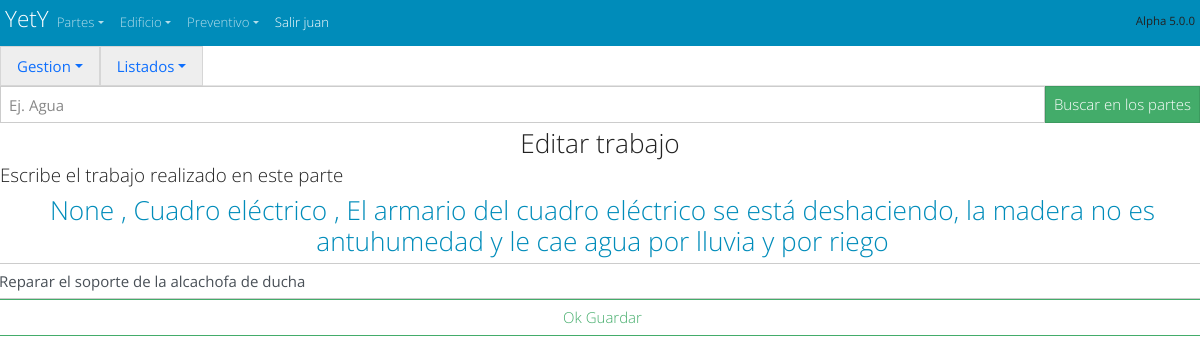
The page /partes/trabajo/579/579 (signed in) on the database its author committed.
### partes/models.py (models this page shows, shortened)
class Ot_Parte(models.Model):
    num_ot=models.AutoField(primary_key=True, verbose_name='numero de Ot', help_text="numero de orden de trabajo")
    ubicacion_ot=models.ForeignKey('Ot_Ubicaciones',max_length=30,verbose_name='Ubicación', help_text="Numero de Habitación o ubicación",on_delete=models.SET_NULL,null=True)
    elemento_ot =models.ForeignKey('Ot_Elementos',  max_length=30,verbose_name='Elemento',  help_text="Elemento, Objeto o Aparato",      on_delete=models.SET_NULL,null=True)
    descripcion_ot=models.CharField(max_length=300,verbose_name='Descripción', help_text="Descripción del problema")
    fecha_ot=models.DateField(auto_now_add=True,verbose_name='Fecha del parte')
    fecha_hora_cambio_ot=models.DateTimeField(auto_now=True,verbose_name='Fecha y hora del ultimo cambio')
    fecha_hora_terminado_ot=models.DateTimeField(null=True,blank=True, verbose_name='Fecha y hora de la terminacion del parte', )
    PRIORIDADES=(('1','Urgente') ,('2','Provoca daños') , ('3','Molesta al cliente' ), ('4', 'Mala imagen' ),('5','Legal'))
    prioridad_ot=models.CharField(max_length=30, blank=True, default='1',choices=PRIORIDADES)
    ESTADOS_DE_OT=[ ('Pendiente','Pendiente'),('En Curso','En Curso'),('Terminado','Terminado'), ("Inversion","Inversion"), ('En espera','En espera'), ("Otro","Otro")]
    estado_ot=models.CharField (max_length=30,default='Pendiente', choices=ESTADOS_DE_OT)
    RECURSOS_PROP_O_EXT=[('Propios','Recursos Propios'), ('externos','Recursos externos'),('mixtos','mixtos') ]
    recursos_ot=models.CharField (max_length=30,default='Propios', choices=RECURSOS_PROP_O_EXT)#(Recursos propios o externos)
    etiqueta_ot=models.CharField( default='',blank=True, max_length=30,help_text="Poner una etiqueta a este parte")
    notas_ot=models.CharField(default='',max_length=30, blank=True, help_text="Poner una nota a este parte") #        falta por definir (Nota para relacionar)
    CORRECTIVO_PREVENTIVO_LEGAL_SERVICIO=[('Correctivo','Correctivo'),('Preventivo','Preventivo'),('Legal','Legal'),('Servicio o Ayuda','Servicio o Ayuda'),('Atencion cliente','Atencion cliente')]
    tipo_aviso_ot=models.CharField(max_length=30,default='Correctivo',choices=CORRECTIVO_PREVENTIVO_LEGAL_SERVICIO) # correctivo, preventivo, servicio
    Usuario_ot=models.ForeignKey(User,related_name="Usuario_ot",default=1,on_delete=models.SET_NULL, null=True,blank=True,help_text="usuario que ha hecho este parte")
    Tecnico_ot=models.ForeignKey(User,related_name="Tecnico_ot",default=1,on_delete=models.SET_NULL, null=True,blank=True, help_text="Tecnico que tiene este parte")
    Tecnico_fin_parte_ot=models.ForeignKey(User,related_name="Tecnico_fin_parte_ot",default=1,on_delete=models.SET_NULL, null=True,blank=True,  help_text="Tecnico que tiene este parte")
    borrame_ot=models.CharField(default='',max_length=30, blank=True, help_text="Poner una nota a este parte") #        falta por definir (Nota para relacionar)
    class Meta:
        ordering = ["-num_ot"]

class Ot_Elementos(models.Model):
    elemento_el=models.CharField(primary_key=True, max_length=30)
    elemento_en_hab=models.BooleanField(default= False,  verbose_name='Está en hab?',  help_text="Está en hab?")
    elemento_en_AyB=models.BooleanField(default= False,  verbose_name='Está en AyB?',  help_text="Está en AyB?")
    elemento_en_varios=models.BooleanField(default= False,  verbose_name='Está en varios?',  help_text="Está en varios?")
    class Meta:
        ordering = ["elemento_el"]
    def __str__(self):
        return '{}'.format(self.elemento_el)

class Ot_Trabajos(models.Model):
    num_tra=models.AutoField(primary_key=True,verbose_name='Numero TRA', help_text="Numero de Trabajo")
    num_ot_tra=models.ForeignKey('Ot_Parte',verbose_name='Num de parte', help_text="Num de parte",on_delete=models.CASCADE)
    descripcion_tra=models.CharField(max_length=300,verbose_name='Descripción', help_text="Descripción del Trabajo")
    fecha_tra=models.DateField(auto_now_add=True,verbose_name='Fecha del trabajo')
    fecha_cambio_tra=models.DateField(auto_now=True,verbose_name='Fecha del ultimo cambio')
    fecha_hora_cambio_tra=models.DateTimeField(auto_now=True,verbose_name='Fecha y hora del ultimo cambio')
    Usuario_tra=models.ForeignKey(User,related_name="Usuario_tra",default=1,on_delete=models.SET_NULL, null=True,blank=False,help_text="usuario que ha hecho este trabajo")
    class Meta:
        ordering = ["-fecha_cambio_tra"]

### partes/views.py (the view)
@login_required
def EditarTrab (request,num_tra,numero_ot):
    trabajo = Ot_Trabajos.objects.get(num_tra=num_tra)
    parte = Ot_Parte.objects.get(num_ot=numero_ot)
    if request.method == "GET":
        form = TrabajosEditForm(instance=trabajo)
    else:
        form=TrabajosEditForm(request.POST,instance=trabajo)
        if form.is_valid():
            form.save()
        return redirect('ver_trabajos',numero_ot)
    return render (request,'ot_trabajos_edit_form.html',{'form':form, 'parte':parte})

### partes/forms.py
class TrabajosEditForm(forms.ModelForm):
    class Meta:
        model=Ot_Trabajos
        template_name = 'partes/ot_trabajos_edit_form.html'
        fields= '__all__'
        widgets={
            'num_ot_tra':forms.TextInput(attrs={'class':'form-control'} ),
            'descripcion_tra':forms.TextInput(attrs={'class':'form-control'}),
         }

### partes/templates/ot_trabajos_edit_form.html (shortened to what this page needs)
<!doctype html>
<html lang="es">
{% extends "start.html" %}
{% block content %}
<div>{% include 'navbar_partes.html'%} </div>
{% include 'buscar_parte.html' %}
<h3>Editar trabajo</h3>
<h5>Escribe el trabajo realizado en este parte</h5>
<form method="POST" class="post-form">{% csrf_token %}
  <div style="padding-left: 5px">
    <div class="cabecera">
      <a href='/partes/ubicacion/{{ parte.ubicacion_ot}}'><h3>{{ parte.ubicacion_ot}} </a>
      <a href='/partes/elemento/{{ parte.elemento_ot}}'>,    {{ parte.elemento_ot }} </a>
      <a href='/partes/{{form.num_ot_tra.value}}'>,  {{ parte.descripcion_ot}} </h3> </a>
    </div>
    <div class="row">
      {{form.descripcion_tra}}
          <button type="submit" class="btn btn-outline-success">Ok Guardar</button>
         </div>
     </div>
</form>
{% endblock %}

### cabecera/templates/navbar_start.html (shortened to what this page needs)
<body>
  <nav  class="navbar navbar-expand navbar-dark bg-primary" style="margin: 0px; padding: 5px" >
    <div class="container-fluid">
      <a  class="navbar-brand" style="margin: 0px; padding: 0px" href="/"><hgroup style="margin: 0px; padding: 0px"><h4 >YetY </h4>  </hgroup></a>
      {% if  user.is_authenticated %}
  <div  class="collapse navbar-collapse" id="navbarColor01">
        <ul class="navbar-nav me-auto">
          <li class="nav-item dropdown">
            <a class="nav-link dropdown-toggle" data-bs-toggle="dropdown" href="#" role="button" aria-haspopup="true" aria-expanded="false">Partes</a>
          </li>
          <li class="nav-item dropdown">
            <a class="nav-link dropdown-toggle" data-bs-toggle="dropdown" href="#" role="button" aria-haspopup="true" aria-expanded="false">Edificio</a>
          </li>
          <li class="nav-item dropdown">
            <a class="nav-link dropdown-toggle" data-bs-toggle="dropdown" href="#" role="button" aria-haspopup="true" aria-expanded="false">Preventivo</a>
          </li>
          <li class="nav-item active">
            <a class="nav-link " href="/accounts/logout/ " >Salir {{ user }}</a>
          </li>
        </ul>
        <h6> <small><small> Alpha 5.0.0  </small></small></h6>
      </div>
    </div>
    {% endif %}
  </nav>
</body>

### cabecera/static/css/start.css (style rules this page uses)
h1, h2, h3 { text-align: center; margin: 5px; }

### rows shown on the page
Ot_Parte: ubicacion_ot "None", elemento_ot "Cuadro eléctrico", descripcion_ot "El armario del cuadro eléctrico se está deshaciendo, la madera no es antuhumedad y le cae agua por lluvia y por riego"
Ot_Trabajos: descripcion_tra "Reparar el soporte de la alcachofa de ducha"

### other values the page prints
{{ user }} "juan"
